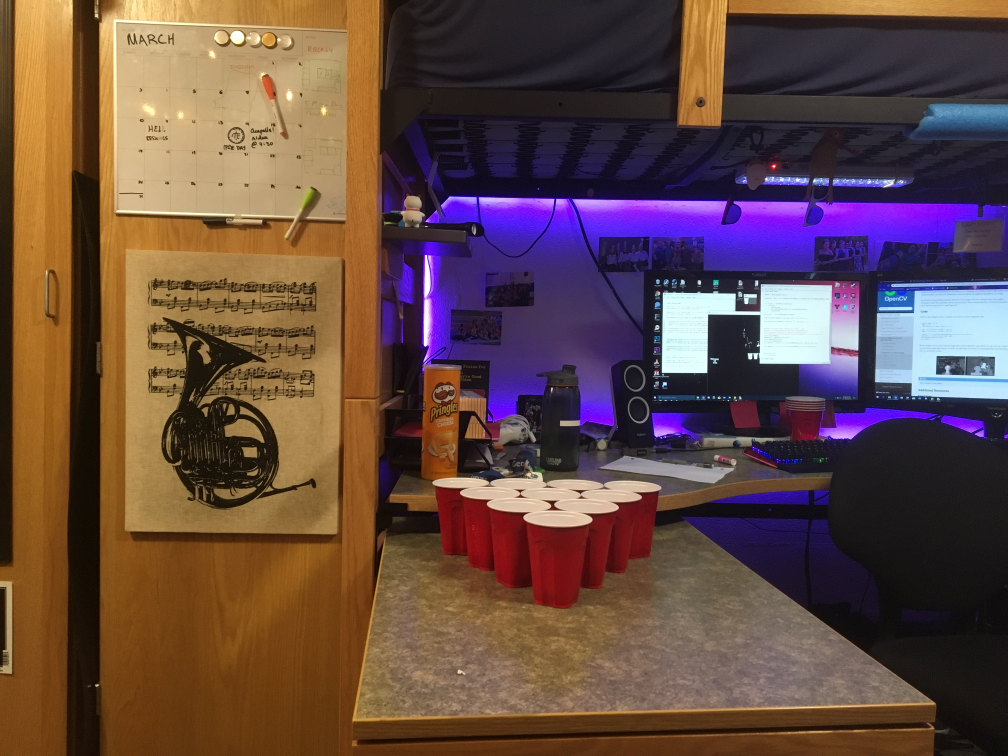
#> input picture rackL.JPG, 4032 x 3024 px, given in place of rack1.JPG, which was not available (shown at 1/4 size); the run also reads 1 picture not shown here
$ python EllipseDetection.py
#> lines starting #> are read from the running program, lines starting #| are printed output that depends on the picture; after the words box and inside, x2 and y2 are one past the last pixel; in counts of white or black regions, pixels touching at a corner belong together; pictures that were not available may be replaced by others from this repository, and a replacement may not be noted
### RedMask2.py
import numpy as np
import cv2

img1 = cv2.imread("rack1.JPG",1)
#> img1 is the input picture: shape (3024, 4032, 3); mean B, G, R 67.3, 73.8, 100.5
img2 = cv2.imread("rack2.JPG",1)
img3 = cv2.imread("rack3.JPG",1)
img4 = cv2.imread("rack4.JPG",1)
img5 = cv2.imread("rack5.JPG",1)
img6 = cv2.imread("rack6.JPG",1)
img7 = cv2.imread("Pong5flash.JPG",1)
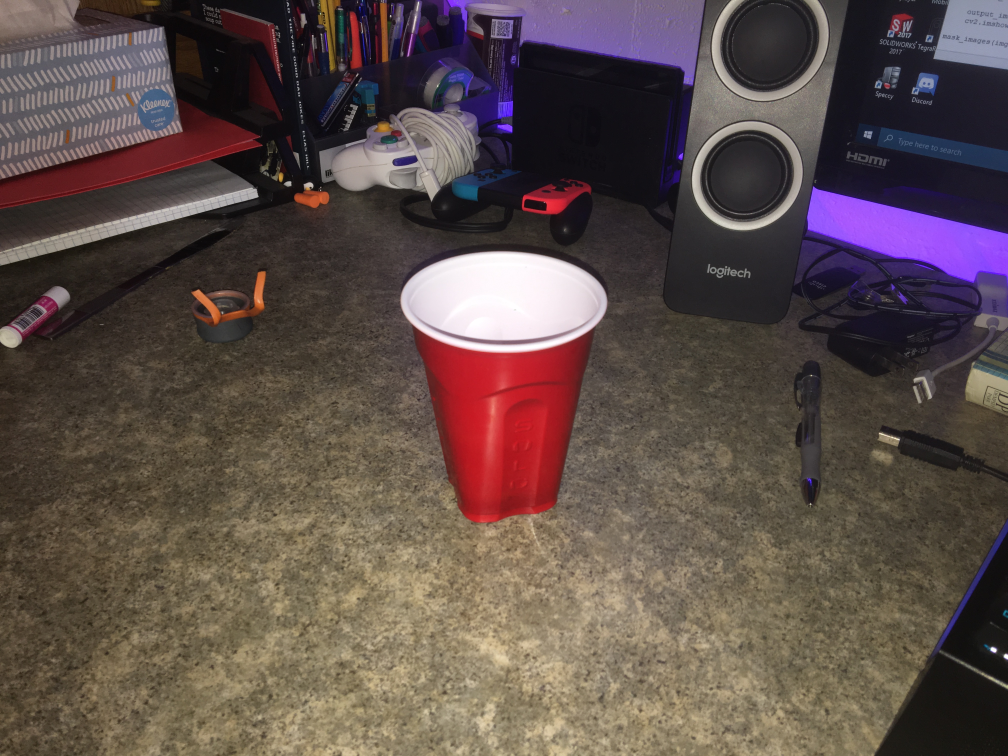
#> input picture Pong5flash.JPG, 4032 x 3024 px (shown at 1/4 size)
#> img7 is the input picture: shape (3024, 4032, 3); mean B, G, R 74.1, 78.1, 93.3


def mask_images(img):

    # [5 lines of commented-out code are left out]

    hsv_img=cv2.cvtColor(img,cv2.COLOR_BGR2HSV) # converts colors from rgb to hsv (hue saturation value)
#> hsv_img: shape (3024, 4032, 3); mean H, S, V 68.2, 129.6, 108.3

# [7 lines of commented-out code are left out]


    lowerRed1=np.array([int(0),int(50*2.55),int(25*2.55)]) #lower red limit
    upperRed1=np.array([int(10),int(100*2.55),int(100*2.55)]) #upper red limit
    mask1 = cv2.inRange(hsv_img,lowerRed1,upperRed1) #create mask, which displays white pixels when color of pixel is within limits
#> mask1: shape (3024, 4032); 1.4% white; 858 white regions (708 under 20 px), largest, box (x1, y1, x2, y2) and area: (1448, 1938, 2322, 2448) 107520, (1420, 1237, 1544, 1633) 18070, (1298, 1004, 1435, 1234) 12095

    lowerRed2=np.array([int(160),int(50*2.55),int(25*2.55)]) #lower red limit
    upperRed2=np.array([int(180),int(100*2.55),int(100*2.55)]) #upper red limit
    mask2 = cv2.inRange(hsv_img,lowerRed2,upperRed2) #create mask
#> mask2: shape (3024, 4032); 1.4% white; 411 white regions (312 under 20 px), largest, box (x1, y1, x2, y2) and area: (1786, 2005, 2321, 2362) 84363, (1654, 2208, 1849, 2416) 22726, (3166, 1702, 3301, 1827) 13024


    mask = mask1 + mask2 #combine masks
#> mask: shape (3024, 4032); 2.8% white; 775 white regions (659 under 20 px)

    output_img = img.copy() # object copier
    output_img[np.where(mask==0)] = 0 #dont know

    #cv2.imshow("combo",output_img)


    return output_img, mask

#cv2.imshow("combo",mask_images(img6)[0])
#cv2.imshow("combo",cv2.resize(mask_images(img5)[1],(0,0),fx=.25,fy=.25))

### RectangledWhiteArea.py
import numpy as np
import cv2

from RedMask2 import *

#cv2.imshow("combo",mask_images(img6)[1])


def crop_image(img):

    aMask = mask_images(img)[1]

    contours, hier = cv2.findContours(aMask,cv2.RETR_LIST,cv2.CHAIN_APPROX_SIMPLE)
#> contours = 1367 contours, 1228 with area under 20; largest, box (x1, y1, x2, y2) and area: (1448, 1938, 2322, 2448) 229972, (1420, 1237, 1544, 1633) 18150, (3166, 1702, 3301, 1827) 13048, (2950, 1649, 3074, 1761) 12116, (1298, 1004, 1435, 1234) 11988


    for i,cnt in enumerate(contours):
        if i==0:
            bigcnt=cnt
        if cv2.contourArea(cnt)>cv2.contourArea(bigcnt):
            bigcnt=cnt
#> this loop made 1367 passes
#> bigcnt on passes 1, 6: [[2612, 3014]], [[2833, 2798], [2833, 2800], [2834, 2799]]
#> cnt on passes 2, 3, 4, 5, 7, 8: [[2610, 3014], [2610, 3015]], [[2874, 2897]], [[142, 2863]], [[2834, 2802], [2834, 2803]], [[2832, 2794]], [[2829, 2786]]

    (x,y,w,h) = cv2.boundingRect(bigcnt)
#> x = 1448; y = 1938; w = 874; h = 510

    cv2.rectangle(aMask,(x,y),(x+w,y+h),(100,150,80),1)

    cv2.drawContours(aMask, contours, -1, (80,255,0), 2)


    # [5 lines of commented-out code are left out]
    aMaskCrop = aMask[y:y+h,x:x+w]
    #print(aMaskCrop.size)
    #print(type(aMaskCrop))
    cv2.imshow("cropped",cv2.resize(aMaskCrop,(0,0),fx=.25,fy=.25))

    cv2.imshow("rectangled",cv2.resize(aMask,(0,0),fx=.25,fy=.25))

    print(x,y,w,h)
#| 1448 1938 874 510

    #imwrite("croppedL.jpg",aMaskCrop)

    return x,y,w,h,aMaskCrop

crop_image(img3)

### RedMaskTest.py
import numpy as np
import cv2

img1 = cv2.imread("Pong1.JPG",1)
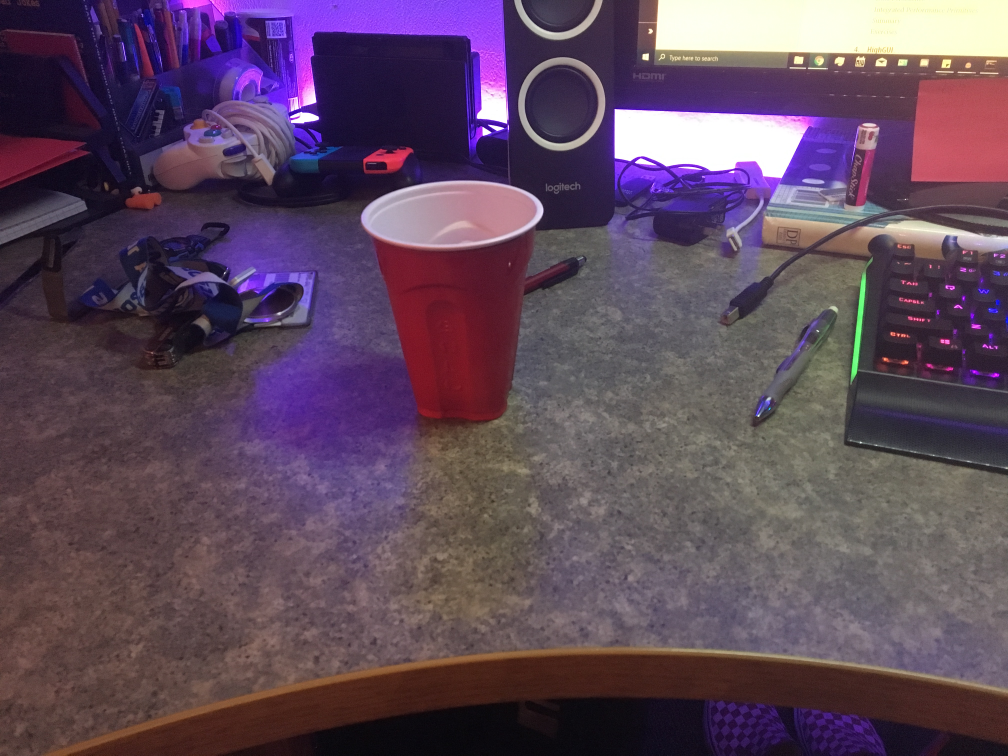
#> input picture Pong1.JPG, 4032 x 3024 px (shown at 1/4 size)
#> img1 is the input picture: shape (3024, 4032, 3); mean B, G, R 92.4, 73.4, 94.8
img2 = cv2.imread("Pong2.JPG",1)
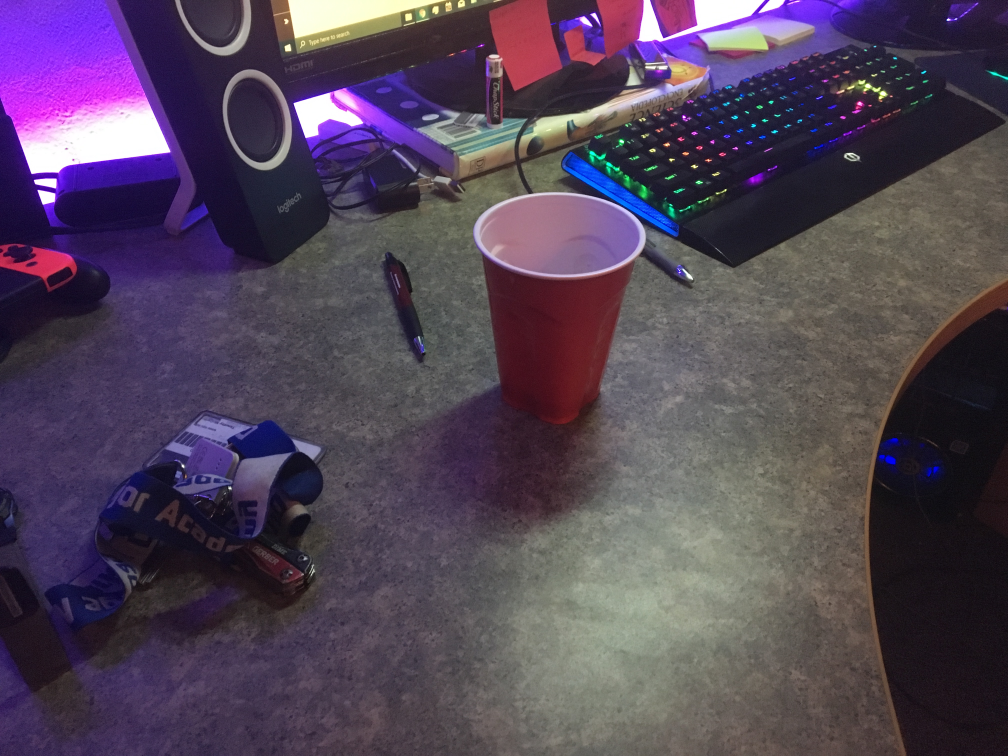
#> input picture Pong2.JPG, 4032 x 3024 px (shown at 1/4 size)
#> img2 is the input picture: shape (3024, 4032, 3); mean B, G, R 87.7, 68.6, 82.3
img3 = cv2.imread("Pong3.JPG",1)
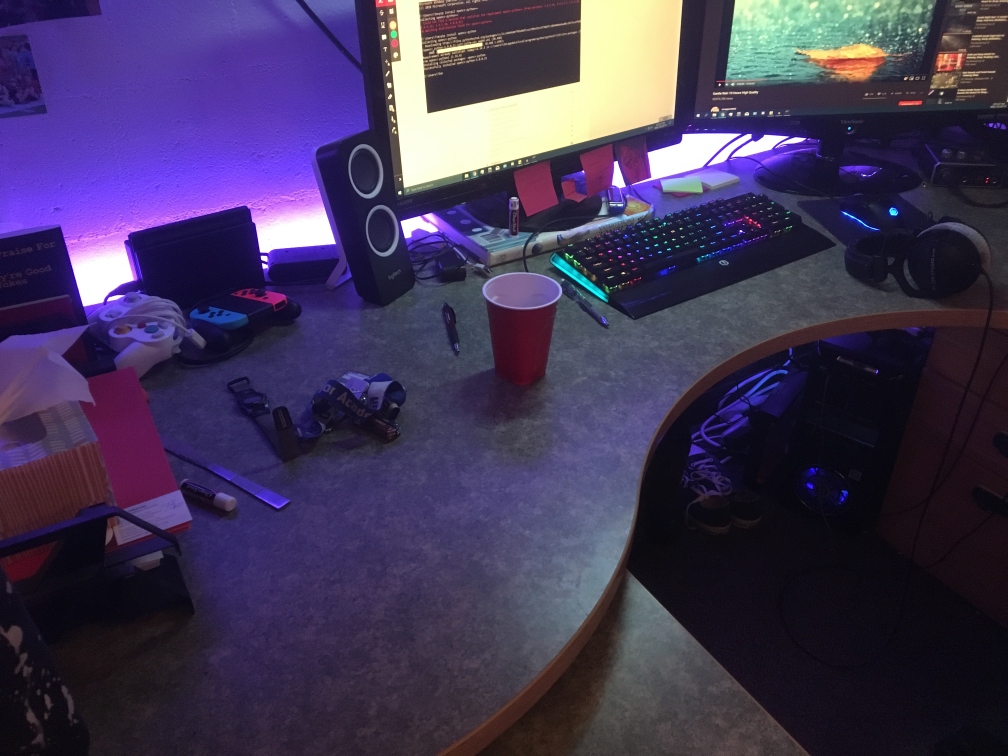
#> input picture Pong3.JPG, 4032 x 3024 px (shown at 1/4 size)
#> img3 is the input picture: shape (3024, 4032, 3); mean B, G, R 86.9, 55.1, 65.7
img4 = cv2.imread("Pong4.JPG",1)
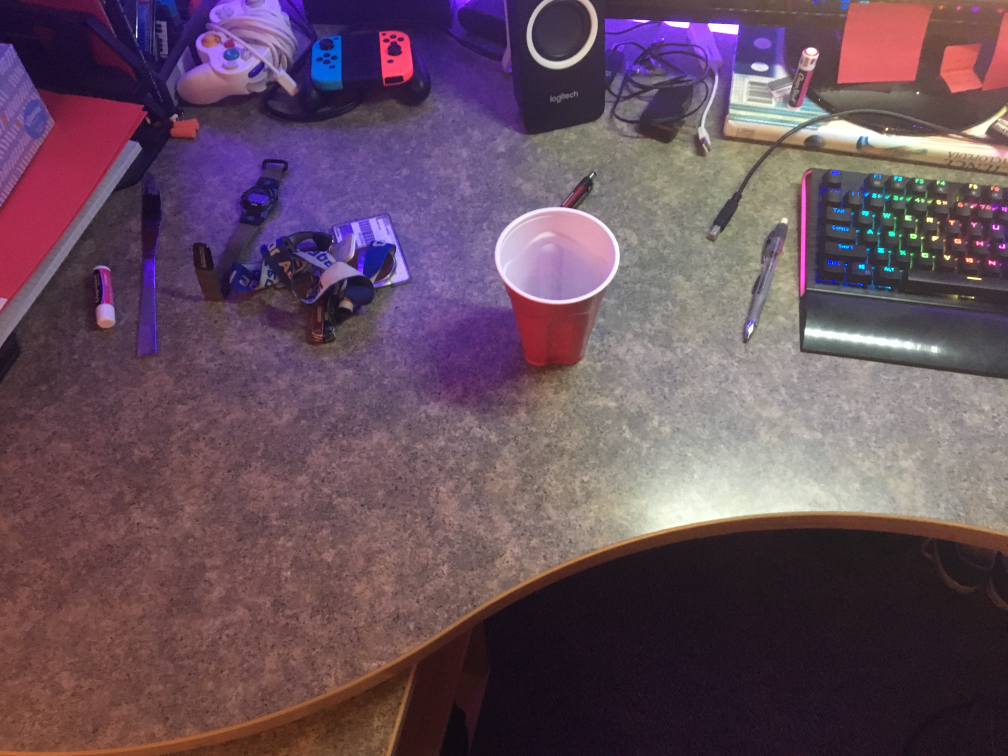
#> input picture Pong4.JPG, 4032 x 3024 px (shown at 1/4 size)
#> img4 is the input picture: shape (3024, 4032, 3); mean B, G, R 93.6, 79.4, 103.1
img5 = cv2.resize(cv2.imread("Pong5flash.JPG",1), (0,0), fx=.25,fy=.25)
img6 = cv2.imread("Pong6.JPG",1)
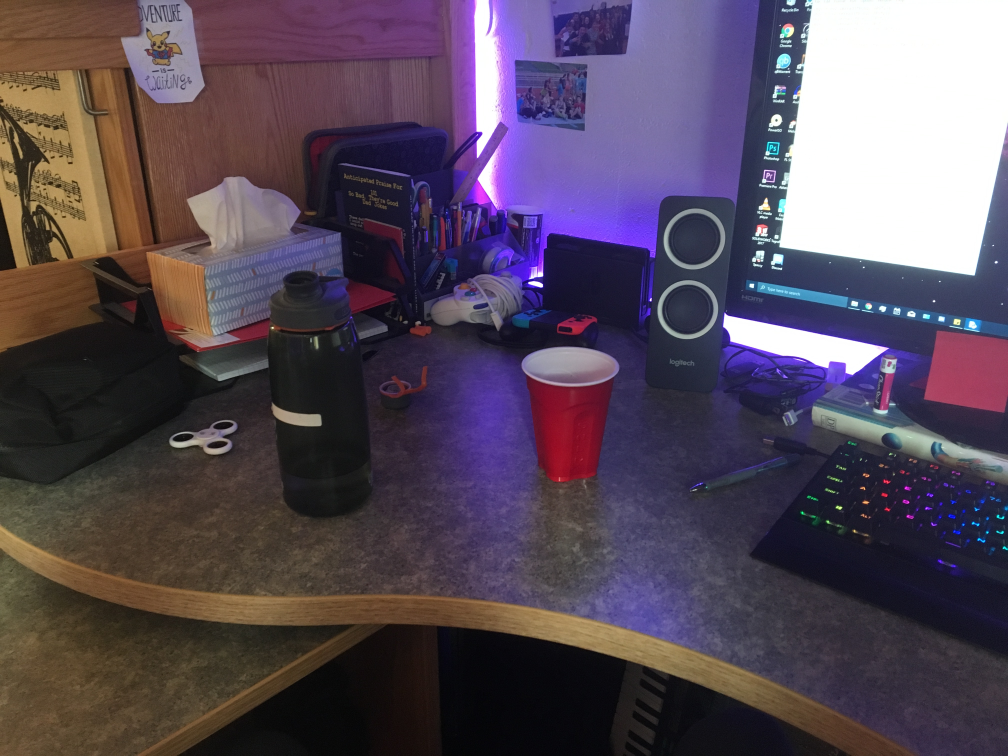
#> input picture Pong6.JPG, 4032 x 3024 px (shown at 1/4 size)
#> img6 is the input picture: shape (3024, 4032, 3); mean B, G, R 89.4, 74.8, 87.3
img7 = cv2.imread("Pong7flash.JPG",1)
img8 = cv2.imread("Pong8.JPG",1)
img9 = cv2.imread("Pong9flash.JPG",1)
img10 = cv2.imread("Triangle1.JPG",1)
img11 = cv2.imread("Triangle2.JPG",1)


# [39 lines left out: function mask_images, not called in this run]

#cv2.imshow("combo",mask_images(img6)[0])
#cv2.imshow("combo",mask_images(img7)[1])

### EllipseDetection.py
import matplotlib.pyplot as plt

from skimage import data, color, img_as_ubyte
from skimage.feature import canny
from skimage.transform import hough_ellipse
from skimage.draw import ellipse_perimeter

import cv2

from RectangledWhiteArea import *
from RedMaskTest import *

imgToProc=img10

#> (the run stopped early here; a loop or call above may not have finished)
